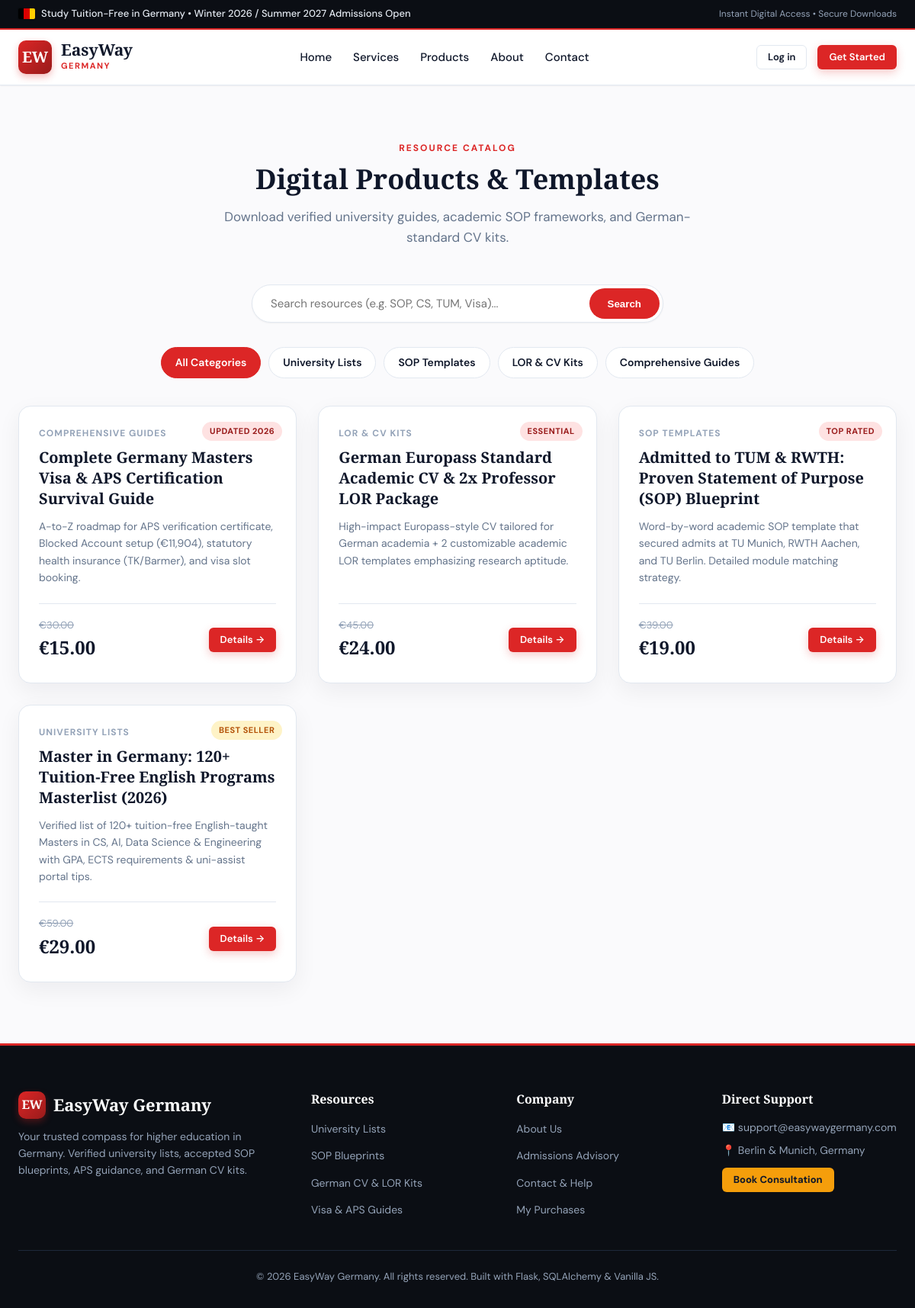
Page /products on the committed database.
### app.py (models this page shows)
class Category(db.Model):
    __tablename__ = 'categories'
    id = db.Column(db.Integer, primary_key=True)
    name = db.Column(db.String(80), unique=True, nullable=False)
    slug = db.Column(db.String(80), unique=True, nullable=False)
    description = db.Column(db.String(255))
    icon = db.Column(db.String(50), default='folder')
    products = db.relationship('Product', backref='category', lazy='dynamic')

class Product(db.Model):
    __tablename__ = 'products'
    id = db.Column(db.Integer, primary_key=True)
    title = db.Column(db.String(200), nullable=False)
    slug = db.Column(db.String(200), unique=True, nullable=False)
    short_desc = db.Column(db.String(300), nullable=False)
    description = db.Column(db.Text, nullable=False)
    price = db.Column(db.Float, nullable=False, default=0.0)
    original_price = db.Column(db.Float, nullable=True)
    badge = db.Column(db.String(50), default='')  # e.g., 'Best Seller', 'Top Rated'
    category_id = db.Column(db.Integer, db.ForeignKey('categories.id'), nullable=False)
    file_name = db.Column(db.String(255), nullable=False)  # stored in secure_files/
    file_original_name = db.Column(db.String(255), nullable=False)
    is_active = db.Column(db.Boolean, default=True)
    created_at = db.Column(db.DateTime, default=utc_now)
    orders = db.relationship('Order', backref='product', lazy='dynamic')

### app.py (the view)
@app.route('/products')
def products():
    category_slug = request.args.get('category')
    search_query = request.args.get('q', '').strip()
    query = Product.query.filter_by(is_active=True)
    selected_category = None
    if category_slug:
        selected_category = Category.query.filter_by(slug=category_slug).first()
        if selected_category:
            query = query.filter_by(category_id=selected_category.id)
    if search_query:
        query = query.filter(
            (Product.title.ilike(f'%{search_query}%')) |
            (Product.short_desc.ilike(f'%{search_query}%'))
        )
    products_list = query.order_by(Product.created_at.desc()).all()
    categories = Category.query.all()
    return render_template(
        'products.html',
        products=products_list,
        categories=categories,
        selected_category=selected_category,
        search_query=search_query
    )

### app.py (called while the page is built)
@app.context_processor
def inject_global_data():
    categories = Category.query.all()
    return {
        'nav_categories': categories,
        'current_year': datetime.now(timezone.utc).year
    }

### templates/products.html (shortened to what this page needs)
{% extends "base.html" %}
{% block content %}
<section style="padding: 50px 0 80px;">
  <div class="container">
    <div class="section-header">
      <span class="section-tag">Resource Catalog</span>
      <h1 class="section-title">Digital Products & Templates</h1>
      <p class="section-desc">Download verified university guides, academic SOP frameworks, and German-standard CV kits.</p>
    </div>
    <div class="search-bar-wrap">
      <form action="{{ url_for('products') }}" method="GET" class="search-form">
        <input
          type="text"
          name="q"
          class="search-input"
          placeholder="Search resources (e.g. SOP, CS, TUM, Visa)..."
          value="{{ search_query }}"
        >
        <button type="submit" class="search-btn">Search</button>
      </form>
    </div>
    <div class="filter-tabs">
      <a href="{{ url_for('products') }}" class="filter-pill {% if not selected_category %}active{% endif %}">
        All Categories
      </a>
      {% for cat in categories %}
        <a
          href="{{ url_for('products') }}?category={{ cat.slug }}{% if search_query %}&q={{ search_query }}{% endif %}"
          class="filter-pill {% if selected_category and selected_category.id == cat.id %}active{% endif %}"
        >
          {{ cat.name }}
        </a>
      {% endfor %}
    </div>
    {% if products %}
      <div class="product-grid">
        {% for product in products %}
          <div class="product-card">
            {% if product.badge %}
              <div class="product-badge-wrap">
                <span class="badge {% if product.badge == 'Best Seller' %}badge-gold{% endif %}">{{ product.badge }}</span>
              </div>
            {% endif %}
            <div class="product-category">{{ product.category.name }}</div>
            <h2 class="product-title">
              <a href="{{ url_for('product_detail', slug=product.slug) }}">{{ product.title }}</a>
            </h2>
            <p class="product-desc">{{ product.short_desc }}</p>
            <div class="product-footer">
              <div class="price-wrap">
                {% if product.original_price %}
                  <span class="original-price">€{{ "%.2f"|format(product.original_price) }}</span>
                {% endif %}
                <span class="current-price">€{{ "%.2f"|format(product.price) }}</span>
              </div>
              <a href="{{ url_for('product_detail', slug=product.slug) }}" class="btn btn-sm btn-primary">Details &rarr;</a>
            </div>
          </div>
        {% endfor %}
      </div>
    {% endif %}
  </div>
</section>
{% endblock %}

### rows in the picture
Category: name "University Lists"
Category: name "SOP Templates"
Category: name "LOR & CV Kits"
Category: name "Comprehensive Guides"
Product: badge "UPDATED 2026", category.name "COMPREHENSIVE GUIDES", title "Complete Germany Masters Visa & APS Certification Survival Guide", short_desc "A-to-Z roadmap for APS verification certificate, Blocked Account setup (€11,904), statutory health insurance (TK/Barmer), and visa slot booking.", original_price "30.00", price "15.00"
Product: badge "ESSENTIAL", category.name "LOR & CV KITS", title "German Europass Standard Academic CV & 2x Professor LOR Package", short_desc "High-impact Europass-style CV tailored for German academia + 2 customizable academic LOR templates emphasizing research aptitude.", original_price "45.00", price "24.00"
Product: badge "TOP RATED", category.name "SOP TEMPLATES", title "Admitted to TUM & RWTH: Proven Statement of Purpose (SOP) Blueprint", short_desc "Word-by-word academic SOP template that secured admits at TU Munich, RWTH Aachen, and TU Berlin. Detailed module matching strategy.", original_price "39.00", price "19.00"
Product: badge "BEST SELLER", category.name "UNIVERSITY LISTS", title "Master in Germany: 120+ Tuition-Free English Programs Masterlist (2026)", short_desc "Verified list of 120+ tuition-free English-taught Masters in CS, AI, Data Science & Engineering with GPA, ECTS requirements & uni-assist portal tips.", original_price "59.00", price "29.00"
